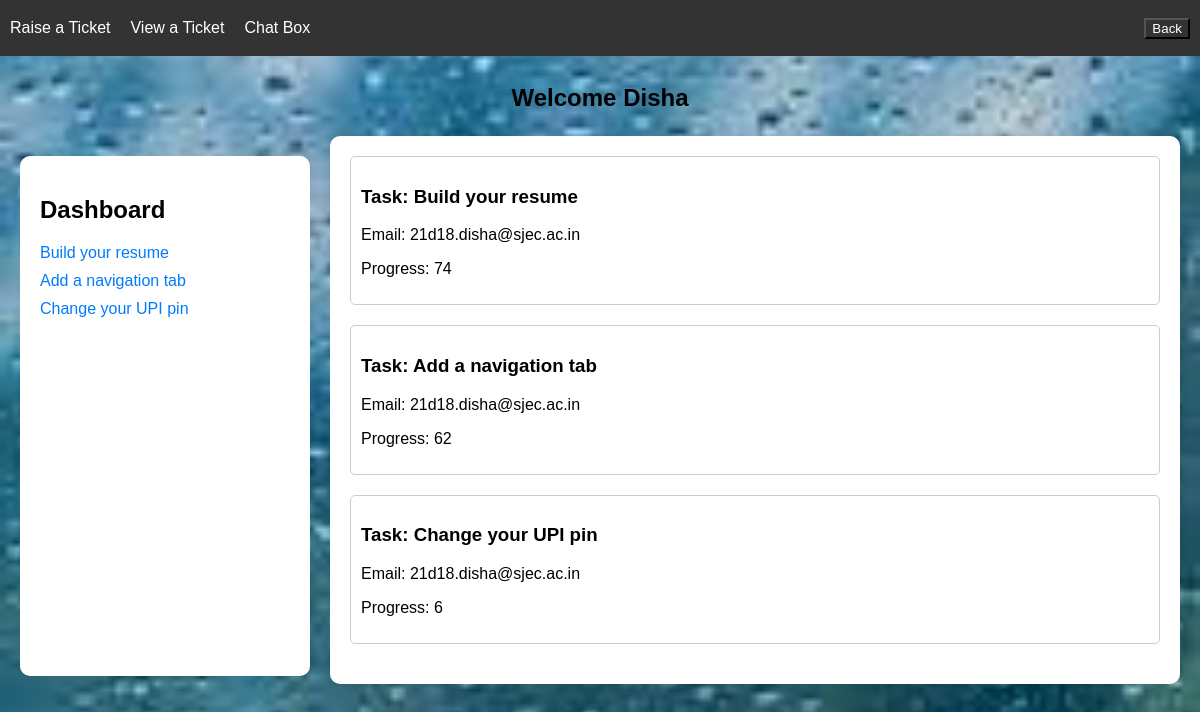
The app's page /user/index.php?varname=Disha with its own data.
### tables this page shows
CREATE TABLE `task` (
  `id` int(11) NOT NULL,
  `user_name` text NOT NULL,
  `Email` text NOT NULL,
  `task` text NOT NULL,
  `progress` text NOT NULL
);

### user/index.php (the view, shortened to what this page needs)
<?php
$conn = mysqli_connect("localhost", "root", "", "miniproject");
$sql = "SELECT * FROM task ORDER BY user_name ASC ";
$result = $conn->query($sql);
$var_value = $_GET['varname'];
?>
<!DOCTYPE html>
<html>
<head>
</head>
<body>
<div class="topnav">
<a href="create_ticket.php?varname=<?php echo $var_value ?>">Raise a Ticket</a>
    <br>
    <br>
    <a href="ticket.php?varname=<?php echo $var_value ?>">View a Ticket</a>
    <br>
    <br>
    <a href="../chat.php?varname=<?php echo $var_value ?>">Chat Box</a>
    <div class="back">
    <button id="backButton" class="back">Back</button>
    </div>
</div>
<h1><span class="org">Welcome <?php echo $var_value ?></span></h1>
<div class="dashboard">
    <h2>Dashboard</h2>
    <ul>
        <?php
        while ($rows = $result->fetch_assoc()) {
            if ($rows['user_name'] == $var_value) {
                echo '<li><a href="#task_' . $rows['id'] . '">' . $rows['task'] . '</a></li>';
            }
        }
        ?>
    </ul>
</div>
<div class="content">
    <?php
    $result->data_seek(0);
    while ($rows = $result->fetch_assoc()) {
        if ($rows['user_name'] == $var_value) {
            echo '<div class="task" id="task_' . $rows['id'] . '">';
            echo '<h3>Task: ' . $rows['task'] . '</h3>';
            echo '<p>Email: ' . $rows['Email'] . '</p>';
            echo '<p>Progress: ' . $rows['progress'] . '</p>';
            echo '</div>';
        }
    }
    ?>
</div>
</body>
</html>

### user/index.php (style rules this page uses)
body { margin: 0; padding: 0; font-family: Arial, sans-serif; background-image: url('../images\ \(1\).jpeg'); background-size: cover; background-repeat: no-repeat; background-attachment: fixed; }
.topnav { background-color: #333; overflow: hidden; color: white; padding: 10px; display: flex; justify-content: space-between; align-items: center; margin-bottom: 20px; }
.org { font-family: 'Harlow Solid Italic', sans-serif; font-size: 24px; }
.topnav a { color: white; text-decoration: none; margin-right: 20px; }
.dashboard { background-color: #fff; box-shadow: 0px 0px 10px rgba(0, 0, 0, 0.1); border-radius: 10px; padding: 20px; width: 250px; margin: 20px; min-height: 60vh; float: left; }
.dashboard h2 { font-size: 24px; }
.dashboard ul { list-style-type: none; padding: 0; }
.dashboard li { margin-bottom: 10px; }
.dashboard a { text-decoration: none; color: #007bff; }
.content { background-color: #fff; box-shadow: 0px 0px 10px rgba(0, 0, 0, 0.1); border-radius: 10px; padding: 20px; margin: 20px; overflow: auto; }
.task { margin-bottom: 20px; padding: 10px; border: 1px solid #ccc; border-radius: 5px; }
h1 { text-align: center; }
.back { margin-left: auto; background-color: transparent; color: #fff; }

### records on screen
task: task "Build your resume", Email "21d18.disha@sjec.ac.in", progress "74"
task: task "Add a navigation tab", Email "21d18.disha@sjec.ac.in", progress "62"
task: task "Change your UPI pin", Email "21d18.disha@sjec.ac.in", progress "6"

### other values on screen
$var_value "Disha"
